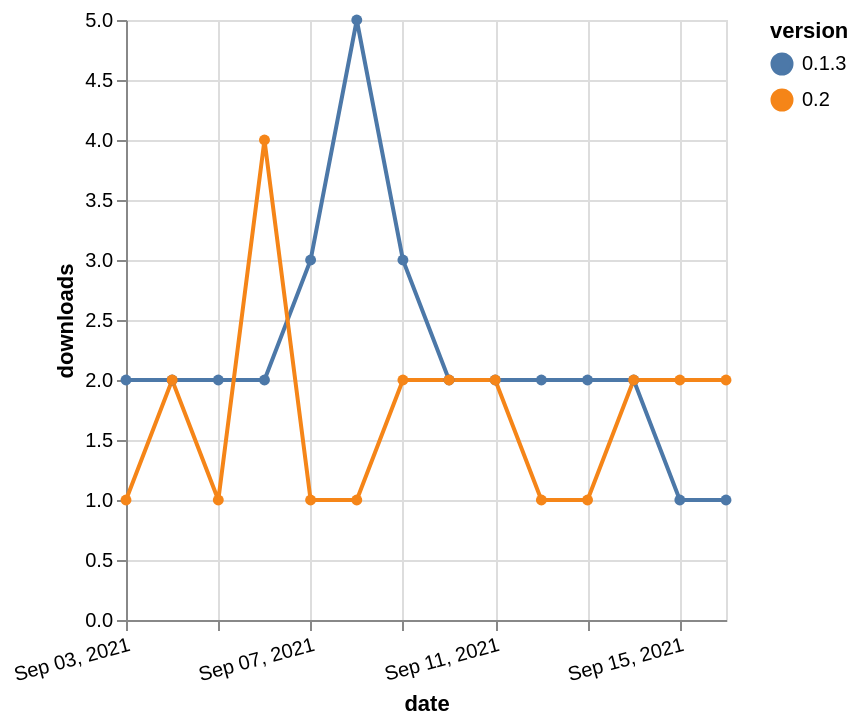

Source (Vega-Lite JSON):
### Vega-Lite specification from a JSON file in a GitHub repository (floating-point values rounded to 4 significant figures)
{"$schema": "https://vega.github.io/schema/vega-lite/v5.json", "description": "A simple bar chart with embedded data.", "data": {"values": [{"date": "2021-09-03", "total": 3609, "delta": 2, "version": "0.1.3"}, {"date": "2021-09-04", "total": 3611, "delta": 2, "version": "0.1.3"}, {"date": "2021-09-05", "total": 3613, "delta": 2, "version": "0.1.3"}, {"date": "2021-09-06", "total": 3615, "delta": 2, "version": "0.1.3"}, {"date": "2021-09-07", "total": 3618, "delta": 3, "version": "0.1.3"}, {"date": "2021-09-08", "total": 3623, "delta": 5, "version": "0.1.3"}, {"date": "2021-09-09", "total": 3626, "delta": 3, "version": "0.1.3"}, {"date": "2021-09-10", "total": 3628, "delta": 2, "version": "0.1.3"}, {"date": "2021-09-11", "total": 3630, "delta": 2, "version": "0.1.3"}, {"date": "2021-09-12", "total": 3632, "delta": 2, "version": "0.1.3"}, {"date": "2021-09-13", "total": 3634, "delta": 2, "version": "0.1.3"}, {"date": "2021-09-14", "total": 3636, "delta": 2, "version": "0.1.3"}, {"date": "2021-09-15", "total": 3637, "delta": 1, "version": "0.1.3"}, {"date": "2021-09-16", "total": 3638, "delta": 1, "version": "0.1.3"}, {"date": "2021-09-03", "total": 478, "delta": 1, "version": "0.2"}, {"date": "2021-09-04", "total": 480, "delta": 2, "version": "0.2"}, {"date": "2021-09-05", "total": 481, "delta": 1, "version": "0.2"}, {"date": "2021-09-06", "total": 485, "delta": 4, "version": "0.2"}, {"date": "2021-09-07", "total": 486, "delta": 1, "version": "0.2"}, {"date": "2021-09-08", "total": 487, "delta": 1, "version": "0.2"}, {"date": "2021-09-09", "total": 489, "delta": 2, "version": "0.2"}, {"date": "2021-09-10", "total": 491, "delta": 2, "version": "0.2"}, {"date": "2021-09-11", "total": 493, "delta": 2, "version": "0.2"}, {"date": "2021-09-12", "total": 494, "delta": 1, "version": "0.2"}, {"date": "2021-09-13", "total": 495, "delta": 1, "version": "0.2"}, {"date": "2021-09-14", "total": 497, "delta": 2, "version": "0.2"}, {"date": "2021-09-15", "total": 499, "delta": 2, "version": "0.2"}, {"date": "2021-09-16", "total": 501, "delta": 2, "version": "0.2"}]}, "width": "container", "mark": {"type": "line", "point": {"filled": true}}, "encoding": {"x": {"field": "date", "type": "temporal", "timeUnit": "yearmonthdate", "title": "date", "axis": {"labelAngle": -15}}, "y": {"field": "delta", "type": "quantitative", "title": "downloads"}, "color": {"field": "version", "type": "nominal"}, "tooltip": {"field": "delta"}}}
